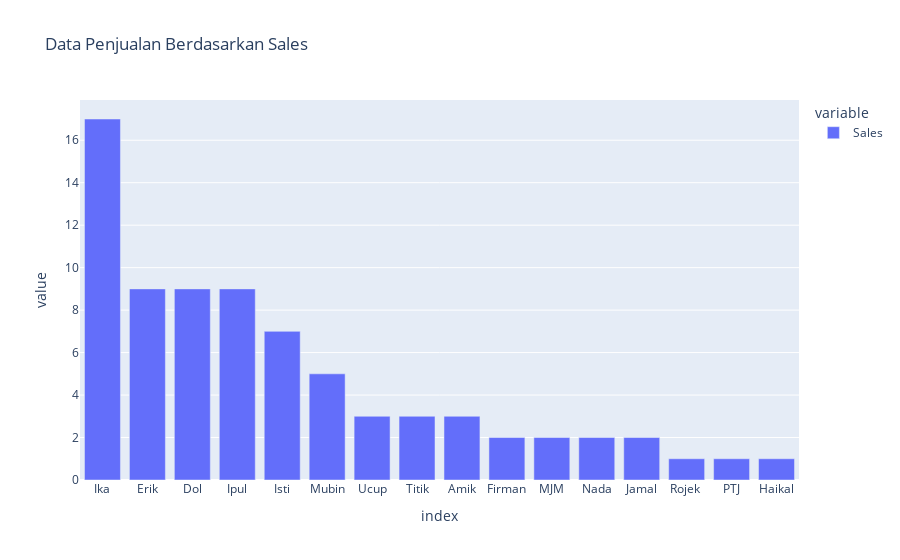

The code cell stored with this chart in its notebook:
### Code cell
fig = px.bar(penjualan['Sales'].value_counts(),
            title="Data Penjualan Berdasarkan Sales")
fig.show()

### Figure 1 — Plotly figure (JSON) as saved in the notebook; plotly's stock layout.template omitted (floating-point values rounded to 4 significant figures)
{"data": [{"alignmentgroup": "True", "hovertemplate": "variable=Sales<br>index=%{x}<br>value=%{y}<extra></extra>", "legendgroup": "Sales", "marker": {"color": "#636efa", "pattern": {"shape": ""}}, "name": "Sales", "offsetgroup": "Sales", "orientation": "v", "showlegend": true, "textposition": "auto", "type": "bar", "x": ["Ika", "Erik", "Dol", "Ipul", "Isti", "Mubin", "Ucup", "Titik", "Amik", "Firman", "MJM", "Nada", "Jamal", "Rojek ", "PTJ", "Haikal"], "xaxis": "x", "y": [17, 9, 9, 9, 7, 5, 3, 3, 3, 2, 2, 2, 2, 1, 1, 1], "yaxis": "y"}], "layout": {"barmode": "relative", "legend": {"title": {"text": "variable"}, "tracegroupgap": 0}, "title": {"text": "Data Penjualan Berdasarkan Sales"}, "xaxis": {"anchor": "y", "domain": [0, 1], "title": {"text": "index"}}, "yaxis": {"anchor": "x", "domain": [0, 1], "title": {"text": "value"}}}}
